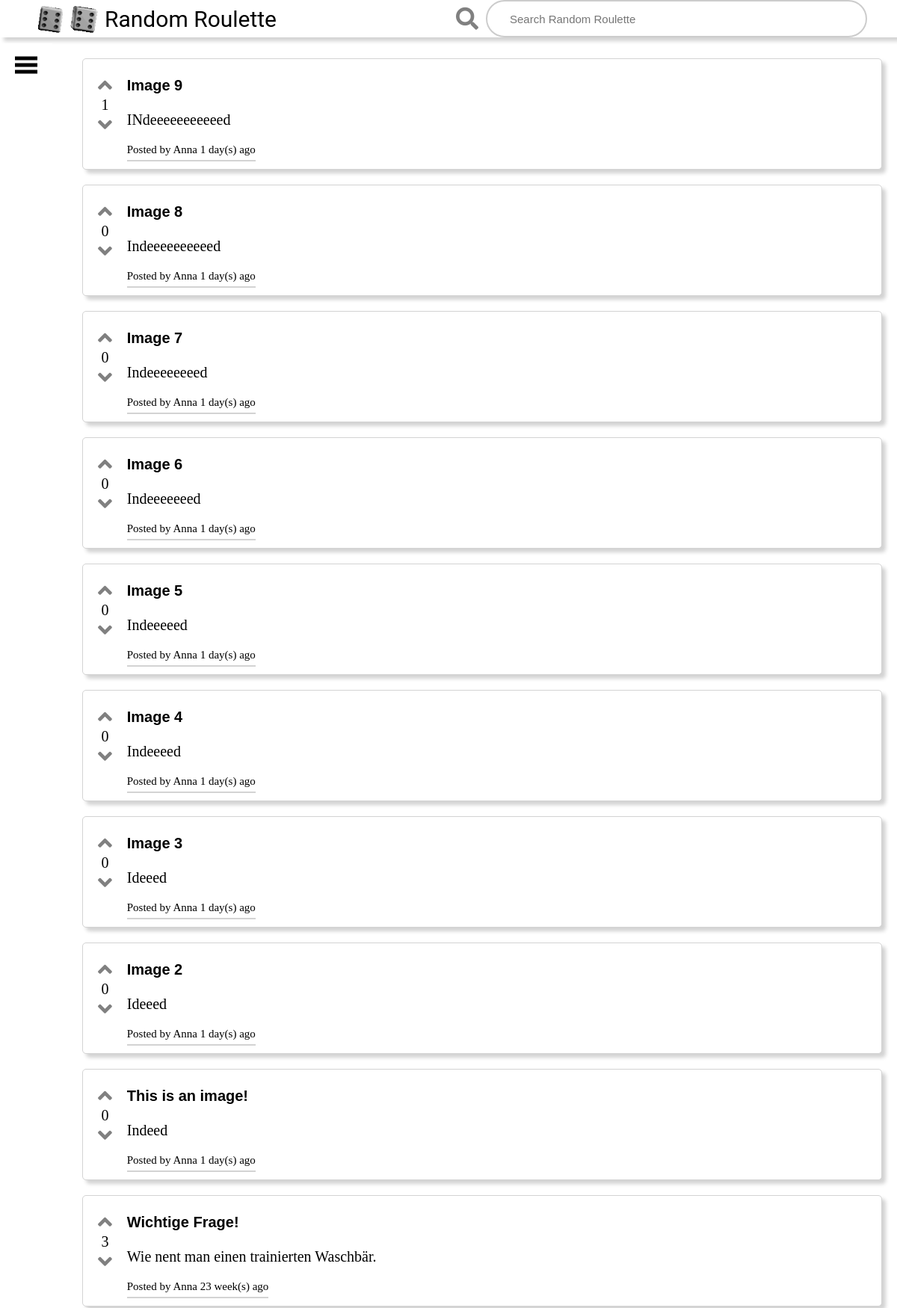
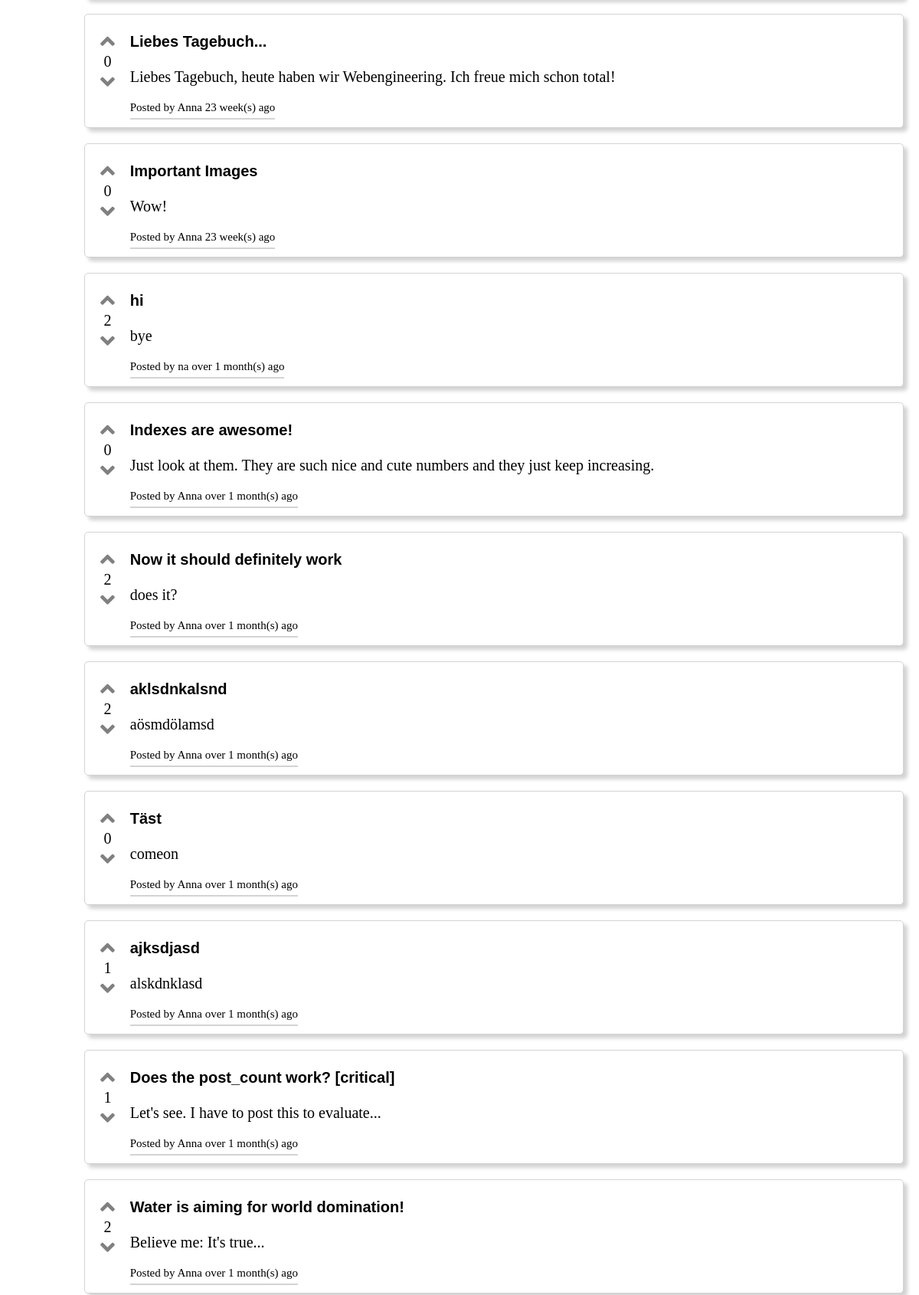
Page /post/ (upper part) on the committed database (2 pictures, top to bottom).
### posts/models.py (models this page shows, shortened)
class Post(models.Model):
    creator = models.ForeignKey(User, on_delete=models.DO_NOTHING, default=0)
    post_title = models.CharField(max_length=200)
    post_text = models.CharField(max_length=500)
    pub_date = models.DateTimeField('date published')
    up_votes_list = models.ManyToManyField(User, related_name='vote_list', blank=True)
    down_votes_list = models.ManyToManyField(User, related_name='down_votes_list', blank=True)
    post_image = models.ImageField(blank=True)
    def up_vote_count(self):
        return self.up_votes_list.count()
    def down_vote_count(self):
        return self.down_votes_list.count()
    def pub_date_printable(self):
        if timezone.now().year - self.pub_date.year > 0:
            return "over " + str(timezone.now().year - self.pub_date.year) + " year(s) ago"
        if timezone.now().month - self.pub_date.month > 0:
            return "over " + str(timezone.now().month - self.pub_date.month) + " month(s) ago"
        if timezone.now().day - self.pub_date.day > 6:
            return str(int(timezone.now().day - self.pub_date.day / 7)) + " week(s) ago"
        if timezone.now().day - self.pub_date.day > 0:
            return str(timezone.now().day - self.pub_date.day) + " day(s) ago"
    def vote_difference(self):
            return self.up_vote_count() - self.down_vote_count()

### posts/views.py (the view)
# urls.py: path('', views.index, name='index'),
def index(request):
    latest_posts_list = Post.objects.order_by('-pub_date')[:30]
    context = {
        'post_list': latest_posts_list,
    }
    return render(request, 'index.html', context)

### posts/templates/index.html (shortened to what this page needs)
{% extends "base_generic.html" %}
{% block content %}
    {% if post_list %}
        {% load static %}
        <link rel="stylesheet" href="{% static 'css/postStyle.css' %}">
        <ul id="posts">
            {% for post in post_list %}
                <li id="post_content" onclick=window.location.href="{% url 'posts:detail' post.id %}">
                    <div class="voting-section">
                        <a class="fas fa-angle-up like" id="like_{{ forloop.counter }}"
                           href="{% url 'posts:vote' post.id %}"></a>
                        <div class="score likes">{{ post.vote_difference }}</div>
                        <a class="fas fa-angle-down  dislike" id="dislike_{{ forloop.counter }}"
                           href="{% url 'posts:down_vote' post.id %}"></a>
                    </div>
                    <div class="link">
                        <h3>{{ post.post_title }}</h3>
                        <a href="{% url 'posts:detail' post.id %}" class="text">{{ post.post_text }}</a>
                        <div class="information ">
                            <a class="profillink"href="{% url 'users:profile' post.creator %}">Posted by {{ post.creator }} {{ post.pub_date_printable }}</a>
                        </div>
                    </div>
                </li>
            {% endfor %}
        </ul>
    {% else %}
        <p>No posts are available.</p>
    {% endif %}
{% endblock %}

### posts/static/css/styles.css (style rules this page uses)
html, body { width: 100%; height: 100%; display: flex; flex-direction: column; margin: 0; padding: 0; }
@media (min-width: 800px) { html, body { font-size: 62.5%; } }

### posts/static/css/postStyle.css (style rules this page uses)
#post_content { background-color: white; margin: 2rem 2rem 0 0; display: flex; list-style-type: none; border-radius: 0.5rem; border: 1px solid lightgrey; box-shadow: 5px 5px 5px lightgray; }
.link h3 { font: bold 20px/1.5 Helvetica, Verdana, sans-serif; flex-direction: row; margin-right: 2rem; }
.link a { font-size: 2rem; margin: 1rem 0 1rem 0; display: block; color: black; text-decoration: none; }
.information { display: flex; flex-direction: row; justify-content: space-between; }
.information a { padding-bottom: 0.5rem; display: inline-block; align-self: flex-end; vertical-align: bottom; font-size: 1.5rem; }
.profillink { text-decoration: none; color: black; border-bottom: 2px solid lightgray; }

### posts/static/css/votingsection.css (style rules this page uses)
.voting-section { display: flex; flex-direction: column; text-align: center; margin: 2rem; padding: 0; }
.like { font-size: 3rem; display: block; cursor: pointer; color: grey; text-decoration: none; }
.dislike { font-size: 3rem; display: block; cursor: pointer; color: gray; text-decoration: none; }
.score { font-size: 2rem; }

### rows in the picture
Post: vote_difference "1", post_title "Image 9", post_text "INdeeeeeeeeeeed", creator "Anna", pub_date_printable "1 day(s) ago"
Post: vote_difference "0", post_title "Image 8", post_text "Indeeeeeeeeeed", creator "Anna", pub_date_printable "1 day(s) ago"
Post: vote_difference "0", post_title "Image 7", post_text "Indeeeeeeeed", creator "Anna", pub_date_printable "1 day(s) ago"
Post: vote_difference "0", post_title "Image 6", post_text "Indeeeeeeed", creator "Anna", pub_date_printable "1 day(s) ago"
Post: vote_difference "0", post_title "Image 5", post_text "Indeeeeed", creator "Anna", pub_date_printable "1 day(s) ago"
Post: vote_difference "0", post_title "Image 4", post_text "Indeeeed", creator "Anna", pub_date_printable "1 day(s) ago"
Post: vote_difference "0", post_title "Image 3", post_text "Ideeed", creator "Anna", pub_date_printable "1 day(s) ago"
Post: vote_difference "0", post_title "Image 2", post_text "Ideeed", creator "Anna", pub_date_printable "1 day(s) ago"
Post: vote_difference "0", post_title "This is an image!", post_text "Indeed", creator "Anna", pub_date_printable "1 day(s) ago"
Post: vote_difference "3", post_title "Wichtige Frage!", post_text "Wie nent man einen trainierten Waschbär.", creator "Anna", pub_date_printable "23 week(s) ago"
Post: vote_difference "0", post_title "Liebes Tagebuch...", post_text "Liebes Tagebuch, heute haben wir Webengineering. Ich freue mich schon total!", creator "Anna", pub_date_printable "23 week(s) ago"
Post: vote_difference "0", post_title "Important Images", post_text "Wow!", creator "Anna", pub_date_printable "23 week(s) ago"
Post: vote_difference "2", post_title "hi", post_text "bye", creator "na", pub_date_printable "over 1 month(s) ago"
Post: vote_difference "0", post_title "Indexes are awesome!", post_text "Just look at them. They are such nice and cute numbers and they just keep increasing.", creator "Anna", pub_date_printable "over 1 month(s) ago"
Post: vote_difference "2", post_title "Now it should definitely work", post_text "does it?", creator "Anna", pub_date_printable "over 1 month(s) ago"
Post: vote_difference "2", post_title "aklsdnkalsnd", post_text "aösmdölamsd", creator "Anna", pub_date_printable "over 1 month(s) ago"
Post: vote_difference "0", post_title "Täst", post_text "comeon", creator "Anna", pub_date_printable "over 1 month(s) ago"
Post: vote_difference "1", post_title "ajksdjasd", post_text "alskdnklasd", creator "Anna", pub_date_printable "over 1 month(s) ago"
Post: vote_difference "1", post_title "Does the post_count work? [critical]", post_text "Let's see. I have to post this to evaluate...", creator "Anna", pub_date_printable "over 1 month(s) ago"
Post: vote_difference "2", post_title "Water is aiming for world domination!", post_text "Believe me: It's true...", creator "Anna", pub_date_printable "over 1 month(s) ago"
